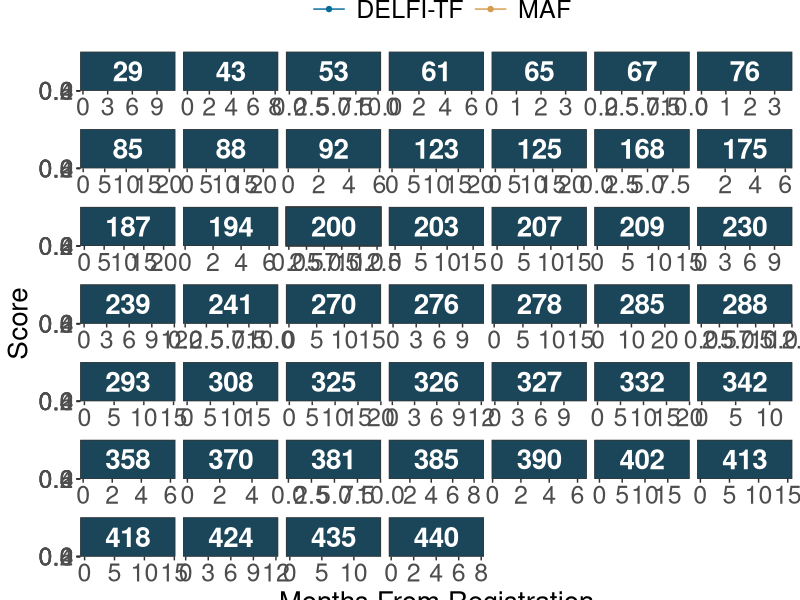
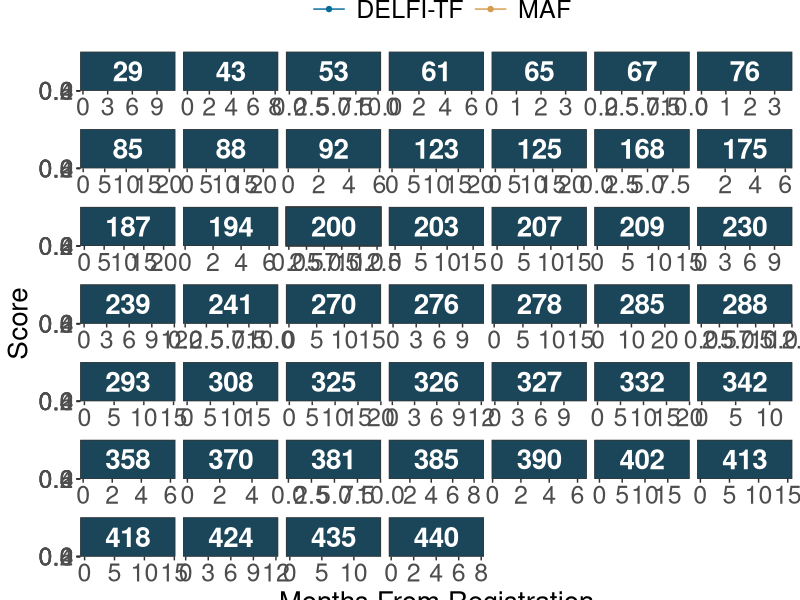

Here is the R script that generated these plots, in order:
################################################################################
#################### Setup #####################################################

# loc
setwd("~/git/CAIRO5_Public")

# libraries
library(readxl)
library(data.table)
library(ggplot2)

# Data
BloodSampleCharacteristics <- as.data.table(read_xlsx("Data/CAIRO5_Supplemental.xlsx", sheet=2, skip=1))
ClinicalDemographics <- as.data.table(read_xlsx("Data/CAIRO5_Supplemental.xlsx", sheet=1, skip=1))

################################################################################
################# pair down data to required cols ##############################

# Blood Samples
keep <- c('Sequence ID', 'Subject ID', 'Sample Time Point', 'Days From Randomization', 'DELFI-TF', 'MAF')
BloodSampleCharacteristics <- BloodSampleCharacteristics[,..keep]

# clinical data
keep <- c('Subject ID', 'Study Arm', 'Progression Status (0=no progression; 1=progression)', 'PFS Registration')
ClinicalDemographics <- ClinicalDemographics[,..keep]

# merge data together
finalData <- merge(BloodSampleCharacteristics, ClinicalDemographics, by='Subject ID', all.x=T)

################################################################################
################# format data for plotting #####################################

# restrict to arm 1
finalData <- finalData[`Study Arm` == 1]

# remove samples without a T0 baseline
keep <- finalData[`Sample Time Point` == 'T0']$`Subject ID`
finalData <- finalData[`Subject ID` %chin% keep]

# remove samples with only 2 observations
remove <- finalData[,.N,by=.(`Subject ID`)][N <= 2]$`Subject ID`
finalData <- finalData[!`Subject ID` %chin% remove]

# convert days to months for plot
daysInMonth <- 30.4167
finalData[,`Months From Registration` := `Days From Randomization`/daysInMonth]
finalData[,`Months From Registration PFS` := `PFS Registration`/daysInMonth]

# split out separate DT for progression lines
progessionDT <- finalData[`Progression Status (0=no progression; 1=progression)` == 1,.(`Subject ID`, `Months From Registration PFS`)]
progessionDT <- unique(progessionDT)

# melt data
finalData <- melt(finalData, measure.vars = c('DELFI-TF', 'MAF'))

################################################################################
############# make plots #######################################################

# make plot
FigS9A <- ggplot() +
  geom_vline(data=progessionDT, mapping=aes(xintercept=`Months From Registration PFS`), linetype=2, color='gray60', linewidth=1) +
  geom_line(data=finalData, mapping=aes(x=`Months From Registration`, y=value, color=variable, group=variable)) +
  geom_point(data=finalData, mapping=aes(x=`Months From Registration`, y=value, color=variable)) +
  scale_color_manual("",values=c("DELFI-TF"="#046C9A", "MAF"="#D69C4E")) +
  facet_wrap(~`Subject ID`, scales = 'free_x', ncol=7) +
  xlab("Months From Registration") +
  ylab("Score") +
  theme_bw() +
  theme(panel.grid=element_blank()) +
  theme(strip.text=element_text(color='white', face='bold', size=20), strip.background = element_rect(fill="#1B465A")) +
  theme(legend.position = 'top') +
  theme(legend.key.size = unit(1, 'cm')) +
  theme(legend.text=element_text(size=18)) +
  theme(axis.text=element_text(size=18)) +
  theme(axis.title=element_text(size=20))

# save plot
png(filename="Figures/FigS9A.png", height=18, width=14, units="in", res=150)
FigS9A
dev.off()

cairo_pdf(file="Figures/FigS9A.pdf", height=18, width=14)
FigS9A
dev.off()
